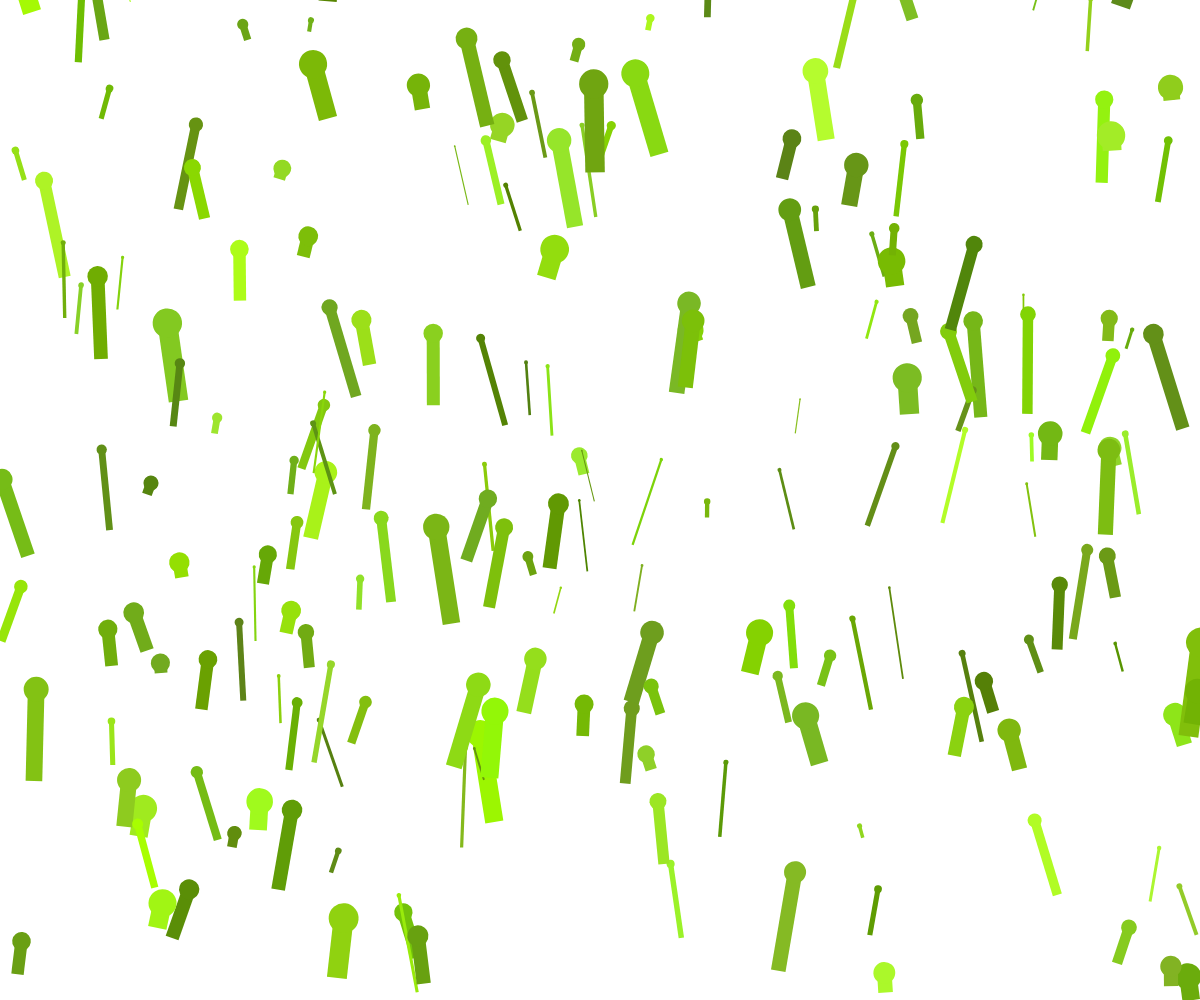
Frame 1 (no input)
Frame 60 (no input): identical to frame 1, image omitted
Frame 120 (the mouse pressed at the canvas centre since frame 60): identical to frame 1, image omitted

The p5.js sketch that drew this single still picture (run headless with seeded random() and noise() and a simulated clock; from frame 60 on, the mouse is pressed at the canvas centre):

// p5.js sketch
// ── sketch.js
let breite = 50;
let hoehe = 50;
let initNum = 0300;
let angle = 0;

let positionsX = [];
let positionsY = [];
let angles = [];
let heights = [];
let widths = [];
let colors;

function setup() {
  // canvas erstellen
  createCanvas(windowWidth, windowHeight);
  angleMode(DEGREES);
  colorMode(HSB, 360, 100, 100);
  let num = initNum;
  colors = [];

  let a = 180;
  while (num > 0) {
    positionsX.push(random(width));
    positionsY.push(random(height));
    angles.push(a + random(-20, 20));
    //angles.push(-sin(a) * 10);

    //a++;

    heights.push(random(10, 100));
    widths.push(random(1, 20));
    let hue = random(86, 80);
    let saturation = random(80, 100);
    let brightness = random(50, 100);
    let col = color(hue, saturation, brightness);

    colors.push(col);
    //col = [color(255, 0, 0), color(255, 255, 0), color(0, 0, 255)];
    console.log("cols", colors);

    num--;
  }
}
/* stage 1
function draw() {
  // hintergrund löschen
  background(220);
  //variable definieren
  //let posX = 0;
  //let posY = 0;
  let num = initNum;
  //angle = 0;
  //while loop
  while (num > 0) {
    rect(posX, posY, breite, hoehe);
     posX += breite;
    if (posX >= width) {
      posX = 0;
      posY = posY + hoehe;
    }
    num -= 1;
  }
}*/

function draw() {
  noStroke();
  // hintergrund löschen
  background(220);
  //variable definieren
  //let posX = 0;
  //let posY = 0;
  let num = initNum;
  //angle = 0;
  //while loop
  while (num > 0) {
    push();
    translate(positionsX[num - 1], positionsY[num - 1]);
    rotate(angles[num - 1]);
    let hue = random(50, 80);
    let saturation = random(80, 100);
    let brightness = random(80, 100);
    let col = color(hue, saturation, brightness);
    let c = colors[num - 1];
    fill(c);
    rect(0, 0, widths[num - 1], heights[num - 1]);
    ellipse(widths[num - 1] / 2, heights[num - 1], widths[num - 1] * 1.5);
    pop();
    /* posX += breite;
    if (posX >= width) {
      posX = 0;
      posY = posY + hoehe;
    }*/
    num -= 1;
  }
}
